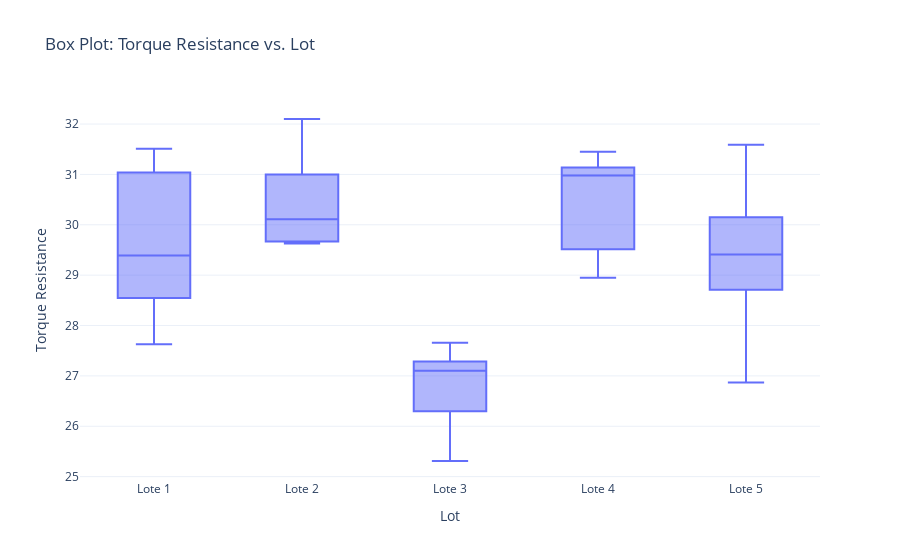

The code cell stored with this chart in its notebook:
### Markdown cell above
Degrees of Freedom: It is the number of independent values that can vary in each calculation.

Sum of Squares (SS): Measures the variability between all data points.

Mean Square (MS): It is obtained by dividing the sum of squares by the degrees of freedom.

F Ratio: It is the result of dividing the mean square between groups by the mean square within groups.

P > F: Represents the probability of obtaining a difference between the groups as large as the observed one, assuming there are no real differences between them.

### Code cell
df_melted = df.melt(id_vars=["Tarro"], var_name="Lote", value_name="Resistencia")

# Crear el box plot
fig_box = px.box(df_melted, x="Lote", y="Resistencia", title="Box Plot: Torque Resistance vs. Lot")
fig_box.update_layout(
    xaxis_title="Lot",
    yaxis_title="Torque Resistance",
    template="plotly_white"
)
fig_box.show()

### Figure 1 — Plotly figure (JSON) as saved in the notebook; plotly's stock layout.template omitted (floating-point values rounded to 4 significant figures)
{"data": [{"alignmentgroup": "True", "hovertemplate": "Lote=%{x}<br>Resistencia=%{y}<extra></extra>", "legendgroup": "", "marker": {"color": "#636efa"}, "name": "", "notched": false, "offsetgroup": "", "orientation": "v", "showlegend": false, "type": "box", "x": ["Lote 1", "Lote 1", "Lote 1", "Lote 1", "Lote 1", "Lote 2", "Lote 2", "Lote 2", "Lote 2", "Lote 2", "Lote 3", "Lote 3", "Lote 3", "Lote 3", "Lote 3", "Lote 4", "Lote 4", "Lote 4", "Lote 4", "Lote 4", "Lote 5", "Lote 5", "Lote 5", "Lote 5", "Lote 5"], "x0": " ", "xaxis": "x", "y": [29.39, 31.51, 30.88, 27.63, 28.85, 30.63, 32.1, 30.11, 29.63, 29.68, 27.16, 26.63, 25.31, 27.66, 27.1, 31.03, 30.98, 28.95, 31.45, 29.7, 29.67, 29.32, 26.87, 31.59, 29.41], "y0": " ", "yaxis": "y"}], "layout": {"boxmode": "group", "legend": {"tracegroupgap": 0}, "title": {"text": "Box Plot: Torque Resistance vs. Lot"}, "xaxis": {"anchor": "y", "domain": [0, 1], "title": {"text": "Lot"}}, "yaxis": {"anchor": "x", "domain": [0, 1], "title": {"text": "Torque Resistance"}}}}
